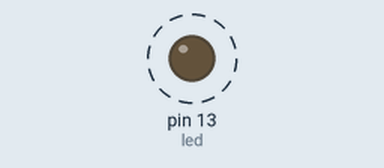
This sketch was run on a simulated Arduino Uno, built with avr-gcc and run on an emulated ATmega328P. On the bench: output pins drawn as LEDs (lit = HIGH). Dashed ring = blinking. What the sketch prints to the serial monitor is not drawn.

Above: at 0.15 s.
Timing chart, 0 to 3.0 s (numbered marks = the images above):
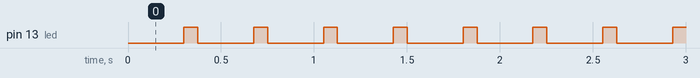

The sketch:

basicSeq.ino
```cpp
//Basic logic for a sequencer.
//Author: Jonathan Dolan
//5/18/15

bool sequence[16] = {true, false, true, false, true, false, true, false, true, false, true, false, true, false, true, false};
int step;
int timeBetweenSteps;
int timeForEachStep;
int led = 13; //builtin

void setup() {
  // put your setup code here, to run once:
  timeBetweenSteps = 75;
  timeForEachStep = 75;
  step = 0;
  pinMode(led, OUTPUT);
  Serial.begin(9600);

}

void loop() {
  // put your main code here, to run repeatedly:
  delay(timeBetweenSteps);
  step++;
  bool next;
  next = getNextStep();
  if (next == true){
   digitalWrite(led, HIGH);
   delay(timeForEachStep);
   digitalWrite(led, LOW);
  }
  else {
       delay(timeForEachStep + timeBetweenSteps);
  }
}

bool getNextStep(){
  if (step == 16){
   step = 0; //loop
  }
  bool answer = sequence[step];
  Serial.print(answer);
  Serial.print("\t");
  Serial.print(step);
  Serial.println();
  return answer;
}
```

Measured:
- by itself, pin 13 (led): alternates HIGH for 0.08 s and LOW for 0.30 s
